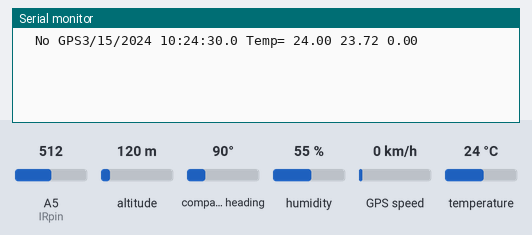
A sketch run on a simulated Arduino Uno, built with avr-gcc and run on an emulated ATmega328P. Shown: the last lines printed to the serial monitor. The test bench sets the inputs (shaded band); at power-on: temperature 24 °C, A5 (IRpin) = 512, altitude 120 m, compass heading 90°, humidity 55 %, GPS speed 0 km/h. The GPS gets a fix after 3 s at 37.7749, -122.4194 with 8 satellites.

Above: at 4.8 s.
4.9 s: temperature set to 12 °C
At 9.6 s:
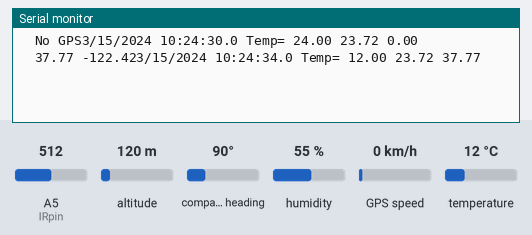
13.6 s: A5 (IRpin) set to 716
At 17.2 s:
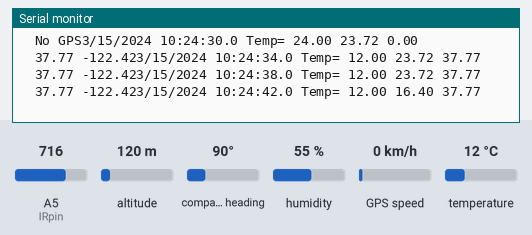
18.6 s: temperature set to 19 °C
At 21.0 s:
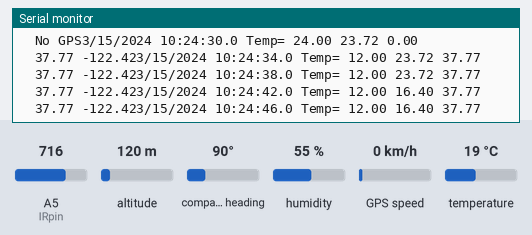
23.6 s: A5 (IRpin) set to 992
At 24.9 s:
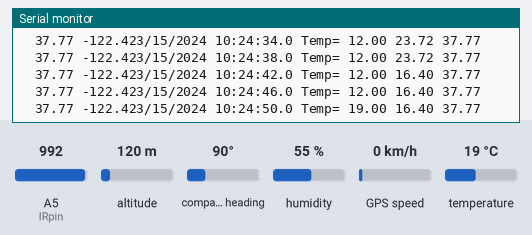

The sketch:

SENSORHUB_NEW.ino
```cpp
#include <DHT.h>
#include <DHT_U.h>
int IRpin = 5;
#include <TinyGPSPlus.h>
#include <SoftwareSerial.h>
static const int RXPin = 8, TXPin = 9;
static const uint32_t GPSBaud = 38400;
TinyGPSPlus gps;
SoftwareSerial ss(RXPin, TXPin);
DHT dht(2, DHT11);
String msg="";
void setup()
{
  Serial.begin(9600);
  ss.begin(GPSBaud);
  dht.begin();
}

void loop()

{

  // This sketch displays information every time a new sentence is correctly encoded.
  while (ss.available() > 0)
    if (gps.encode(ss.read())){
    msg="";
    delay(2000);
      displayInfo();
    }
  }

void displayInfo()
{
  if (gps.location.isValid())
  {
    String glat=String(gps.location.lat());
    String glng=String(gps.location.lng());
    msg=msg+ " "+ glat+" "+glng;
  }
  else
  {
    msg=msg+ " "+"No GPS";
  }

  if (gps.date.isValid())
  {
     msg=" "+msg+ String(gps.date.month())+"/"+String(gps.date.day())+"/"+String(gps.date.year())+" ";
  }
  else
  {
     msg=msg+ " "+"No data";
  }

  if (gps.time.isValid())
  {
    msg=msg+ String(gps.time.hour())+":"+String(gps.time.minute())+":"+String(gps.time.second())+"."+String(gps.time.centisecond());
  }
  else
  {
     msg=msg+ " "+"No time";
  }


  float temp=dht.readTemperature();
  msg=msg+" "+"Temp="+" "+String(temp);

String message="";
 float volts = analogRead(IRpin)*0.0048828125;
 float distance = 65*pow(volts, -1.10);
 message = message+String(distance)+" ";
 String locationdata=String(gps.location.lat());
 message = message+String(locationdata)+" ";
 msg=msg+ " "+message;
  delay(2000);

  Serial.println(msg);

}
```

Measured:
- after the input at 4.9 s, the serial monitor: prints a new line after 3.2 s (image 1)
- after the input at 13.6 s, the serial monitor: prints a new line after 2.6 s (image 2)
